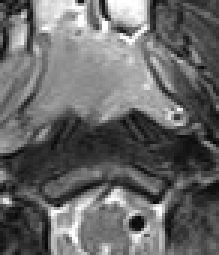
%> input picture codev2.0/GraphSeg/cut_cancer_0.png, 73 x 85 px (shown 3 times larger)
$ octave level_set.m   (GNU Octave 9; MATLAB toolbox functions it lacks are replaced by stand-ins)
%> lines starting %> are read from the running program, lines starting %| are printed output that depends on the picture; in (x1, y1, x2, y2) boxes, pixels count from 0 and x2, y2 are one past the last pixel; in counts of white or black regions, pixels touching at a corner belong together; the program's own positions count from 1

close all;
clear all;
I=imread('cut_cancer_0.png');
%> I is the input picture: size 85x73x3 uint8; min 5, max 255, mean 103.8
I=I(:,:,1);
%> I: size 85x73 uint8
I=double(I);
%> I: size 85x73 double
imwrite(I,'double.jpg');


isinside = 0;
center=[size(I)/2] ;
%> center = [42.5 36.5]

center(:,1) = center(:,2) - 20;
center(:,2) = center(:,2) -10;
radius=min(size(I))/16;
%> radius = 4.56
d_it=10;


ITERATIONS=350;
tao=10;
lambda=5;
ve=-1.5;
epsilon=1.5;
mu=0.04;


imsize=size(I);
%> imsize = [85 73]
m=imsize(1);
%> m = 85
n=imsize(2);
%> n = 73
phi=zeros(imsize);

for i = 1 : m
    for j = 1 : n
        % Euclidean distance
        distance = sqrt( sum( ( center - [ i, j ] ).^2 ) );
        phi( i, j ) = distance - radius;
        phi( i, j ) = -phi( i, j );
        if phi(i,j)>0.00001
            phi(i,j)=4;
        else if phi(i,j)<-0.00001
            phi(i,j)=-4;
        end
        end
    end
end
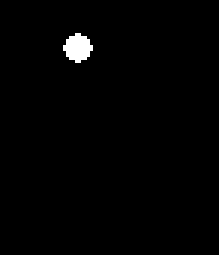
%> phi: size 85x73 double (shown 3 times larger); values -4 (black) and 4 (white), 1.1% white; 1 white region, box (x1, y1, x2, y2) and area: (21, 11, 31, 21) 68
% Edge indicator function
h=fspecial('gaussian',3,0.5);
I=imfilter(I,h);
[Ix Iy]=gradient(I);
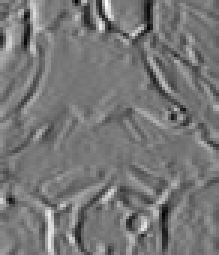
%> Ix: size 85x73 double (shown 3 times larger); min -84.12, max 94.82, mean -0.3; drawn with min black and max white
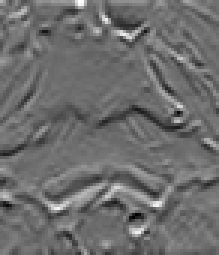
%> Iy: size 85x73 double (shown 3 times larger); min -79.78, max 105.2, mean -0.1; drawn with min black and max white
g=1./(1+Ix.^2+Iy.^2);
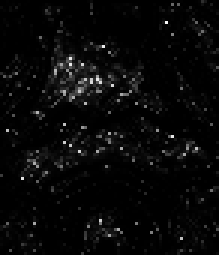
%> g: size 85x73 double (shown 3 times larger); min 7.66e-05, max 0.976, mean 0.0341

h = fspecial('laplacian',0.6);

% iteration
for ii=1:ITERATIONS
fprintf( 1, '%d\n', ii );
if( mod( ii - 1, d_it ) == 0 )
pause(0.2);
clf;
% uint8(I);
imshow(uint8(I));

hold on;
% a contour plot of matrix Z treating the values in Z as heights above a plane.
contour(phi,[0,0],'r');
end;

% Dirac function
dirac=zeros(m,n);
for i=1:m
    for j=1:n
        if abs(phi(i,j))<=epsilon
            dirac(i,j)=1./(2*epsilon).*(1+cos(pi*phi(i,j)/epsilon));
        end
    end
end

% 1
% central differencing

dx_central = ( circshift( phi, [ 0, -1 ] ) - circshift( phi, [ 0, 1 ] ) ) / 2;
dy_central = ( circshift( phi, [ -1, 0 ] ) - circshift( phi, [ 1, 0 ] ) ) / 2;
abs_grad_phi = ( sqrt( dx_central.^2 + dy_central.^2 ) + 0.00001 );


x = dx_central ./ abs_grad_phi;
y = dy_central ./ abs_grad_phi;
z = imfilter(phi,h);
first=mu.* (z - divergence(x,y));

% 2
x = dx_central ./ abs_grad_phi;
y = dy_central ./ abs_grad_phi;
x=x.*g;
y=y.*g;
second=lambda.*dirac.*divergence(x,y);

% 3
third=ve.* g.*dirac;

phi=phi+tao.*(first+second+third);
end;
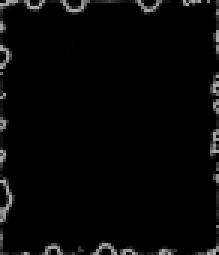
%> dirac: size 85x73 double (shown 3 times larger); min 0, max 0.667, mean 0.025
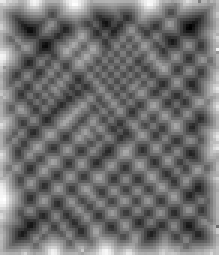
%> phi: size 85x73 double (shown 3 times larger); min -8.26, max 2.16, mean -3.68; drawn with min black and max white
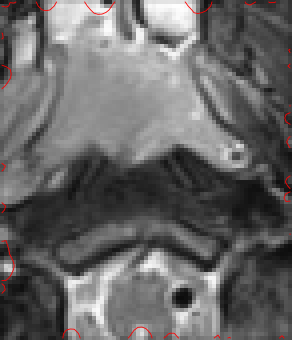
%> figure redrawn from the program's plot data; shown 4 times larger
